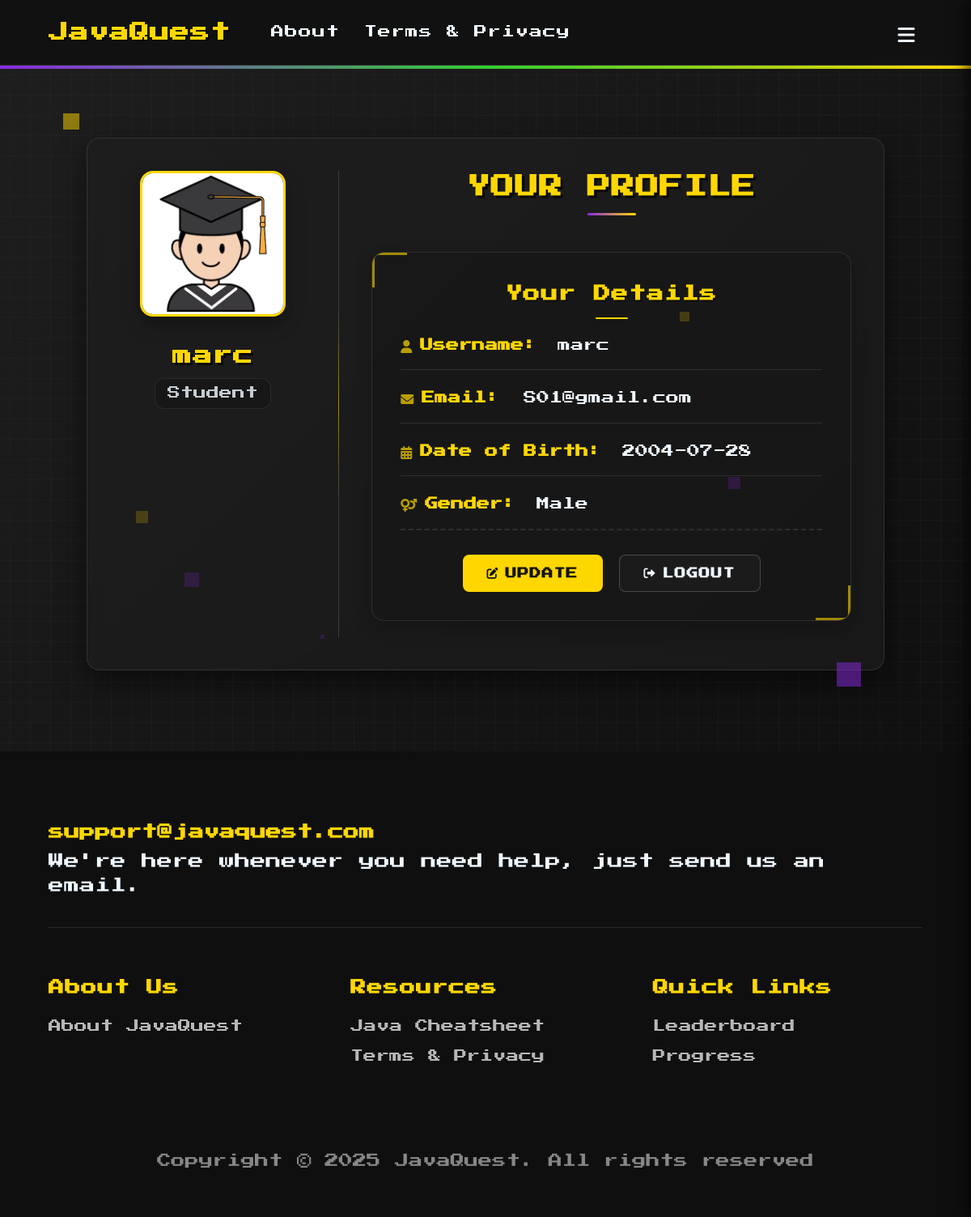
/student/student-profile.php (signed in), run on the app's committed database.
### tables this page shows
CREATE TABLE IF NOT EXISTS `student` (
  `student_id` varchar(50) NOT NULL,
  `username` varchar(50) NOT NULL,
  `password` varchar(255) NOT NULL,
  `email` varchar(100) NOT NULL,
  `dob` date NOT NULL,
  `admin_id` varchar(50) NOT NULL,
  `gender` varchar(50) NOT NULL,
  PRIMARY KEY (`student_id`) USING BTREE,
  UNIQUE KEY `username` (`username`,`email`),
  KEY `admin_id` (`admin_id`)
);

### student/student-profile.php (the view, shortened to what this page needs)
<?php
include("../conn/conn.php");
$student_id = $_SESSION['student_id'];
$query = "SELECT username, email, dob, gender FROM STUDENT WHERE student_id = ?";
$stmt = $conn->prepare($query);
$stmt->bind_param("s", $student_id);
$stmt->execute();
$result = $stmt->get_result();
if ($result->num_rows > 0) {
    $student = $result->fetch_assoc();
    $username = htmlspecialchars($student['username']);
    $email = htmlspecialchars($student['email']);
    $dob = htmlspecialchars($student['dob']);
    $gender = strtolower(htmlspecialchars($student['gender']));
    if ($gender === 'male') {
        $avatar = '../image/male.png';
    } elseif ($gender === 'female') {
        $avatar = '../image/female.png';
    } else {
        $avatar = '';
    }
} else {
    header("Location: ../login/login.php");
    exit();
}
$is_logged_in = isset($_SESSION['username']) && $_SESSION['role'] === 'student';
?>
<!DOCTYPE html>
<html lang="en">
<head>
    <link rel="stylesheet" href="../css/student-profile.css">
    <link rel="stylesheet" href="https://cdnjs.cloudflare.com/ajax/libs/font-awesome/6.0.0/css/all.min.css">
</head>
<body <?php if ($is_logged_in) echo 'class="logged-in"'; ?>>
    <div class="page-container">
        <header>
            <div class="logo-nav">
                <a href="student-homepage.php" class="logo">JavaQuest</a>
                <div class="nav-links">
                    <a href="../about-us/about-us.php" class="nav-link">About</a>
                    <a href="../term-privacy/term-privacy.php" class="nav-link">Terms & Privacy</a>
                </div>
            </div>
            <div class="auth-social">
                <?php if ($is_logged_in): ?>
                    <button class="menu-btn" id="menuBtn">
                        <i class="fas fa-bars"></i>
                    </button>
                <?php else: ?>
                    <a href="../login/login.php" class="login-btn">Login</a>
                <?php endif; ?>
            </div>
        </header>
        <main class="main-content">
            <section class="profile-section">
                <div class="profile-container">
                    <aside class="profile-sidebar">
                        <div class="avatar-placeholder">
                            <?php if (!empty($avatar)) : ?>
                                <img src="<?php echo $avatar; ?>" alt="Student Avatar">
                            <?php endif; ?>
                        </div>
                        <div class="avatar-profile-text">
                            <h3><?php echo $username; ?></h3>
                            <p>Student</p>
                        </div>
                    </aside>
                    <section class="profile-content">
                        <h2>Your Profile</h2>
                        <div class="details-box">
                            <h3>Your Details</h3>
                            <p><strong>Username:</strong> <?php echo $username; ?></p>
                            <p><strong>Email:</strong> <?php echo $email; ?></p>
                            <p><strong>Date of Birth:</strong> <?php echo $dob; ?></p>
                            <p><strong>Gender:</strong> <?php echo ucfirst($gender); ?></p>
                            <div class="profile-buttons">
                                <button class="update-button" onclick="window.location.href='student-editprofile.php'"><i class="fas fa-edit"></i> Update</button>
                                <button class="logout-button" onclick="window.location.href='../logout/logout.php'"><i class="fas fa-sign-out-alt"></i> Logout</button>
                            </div>
                        </div>
                    </section>
                </div>
            </section>
        </main>
        <footer>
            <div class="footer-container">
                <div class="footer-top">
                    <div class="footer-contact">
                        <p>support@javaquest.com</p>
                        <p>We're here whenever you need help, just send us an email.</p>
                    </div>
                </div>
                <div class="footer-links">
                    <div class="footer-section">
                        <h3>About Us</h3>
                        <ul>
                            <li><a href="../about-us/about-us.php">About JavaQuest</a></li>
                        </ul>
                    </div>
                    <div class="footer-section">
                        <h3>Resources</h3>
                        <ul>
                            <li><a href="https://www.geeksforgeeks.org/java-cheat-sheet/" target="_blank">Java Cheatsheet</a></li>
                            <li><a href="../term-privacy/term-privacy.php">Terms & Privacy</a></li>
                        </ul>
                    </div>
                    <div class="footer-section">
                        <h3>Quick Links</h3>
                        <ul>
                            <li><a href="leaderboard-student.php">Leaderboard</a></li>
                            <li><a href="progress-student.php">Progress</a></li>
                        </ul>
                    </div>
                </div>
                <div class="footer-copyright">
                    <p>Copyright &copy; 2025 JavaQuest. All rights reserved</p>
                </div>
            </div>
        </footer>
    </div>
</body>
</html>

### data on the page
student: username "marc", email "S01@gmail.com", dob "2004-07-28", gender "Male"
